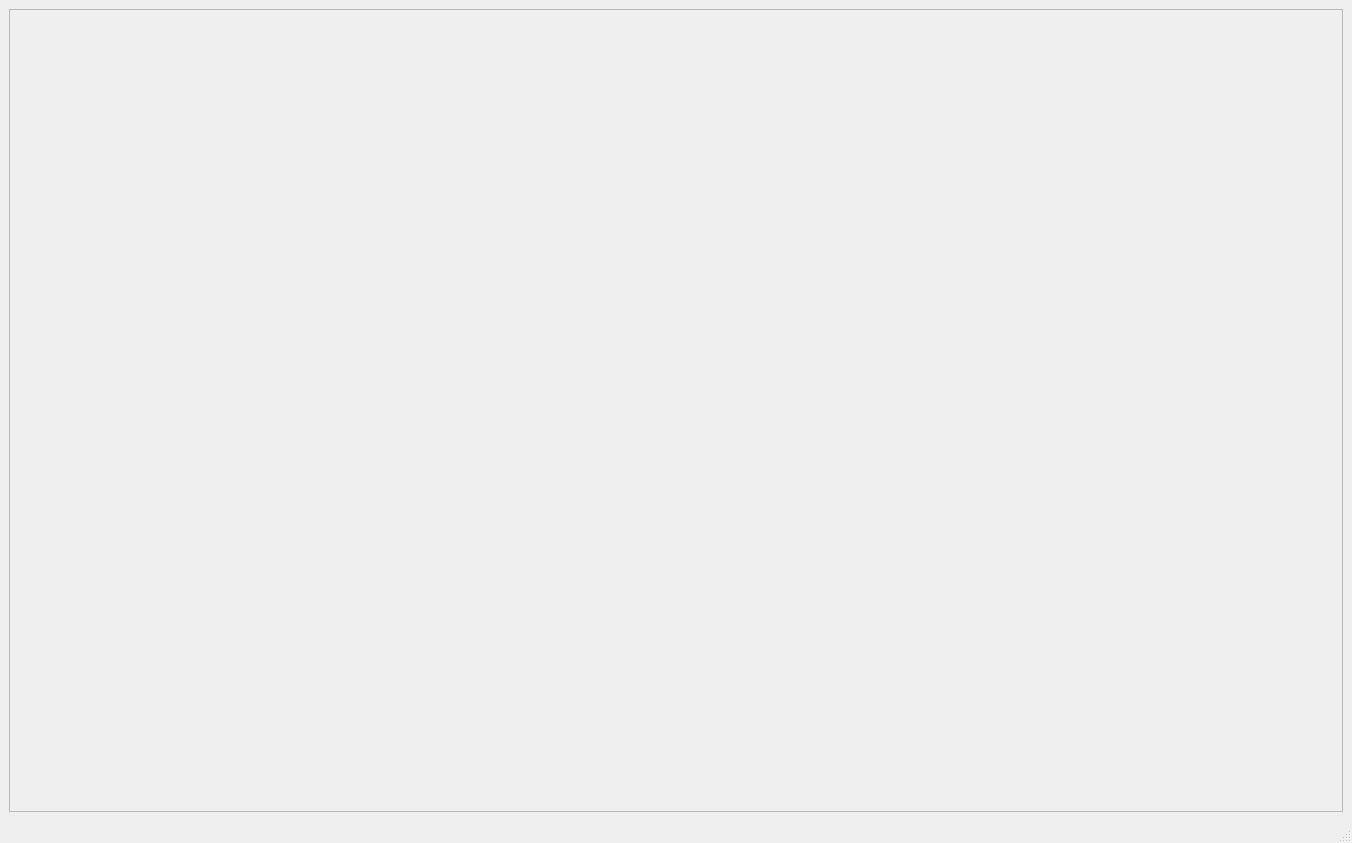
<?xml version="1.0" encoding="UTF-8"?>
<ui version="4.0">
 <class>MainWindow</class>
 <widget class="QMainWindow" name="MainWindow">
  <property name="geometry">
   <rect>
    <x>0</x>
    <y>0</y>
    <width>1352</width>
    <height>843</height>
   </rect>
  </property>
  <property name="windowTitle">
   <string>MetaModule Construction Kit</string>
  </property>
  <widget class="QWidget" name="centralwidget">
   <layout class="QVBoxLayout" name="verticalLayout">
    <item>
     <widget class="QScrollArea" name="scroll_area">
      <property name="verticalScrollBarPolicy">
       <enum>Qt::ScrollBarAlwaysOff</enum>
      </property>
      <property name="widgetResizable">
       <bool>true</bool>
      </property>
      <widget class="QWidget" name="scrollAreaWidgetContents">
       <property name="geometry">
        <rect>
         <x>0</x>
         <y>0</y>
         <width>1326</width>
         <height>774</height>
        </rect>
       </property>
      </widget>
     </widget>
    </item>
   </layout>
  </widget>
  <widget class="QMenuBar" name="menubar">
   <property name="geometry">
    <rect>
     <x>0</x>
     <y>0</y>
     <width>1352</width>
     <height>22</height>
    </rect>
   </property>
  </widget>
  <widget class="QStatusBar" name="statusbar"/>
 </widget>
 <resources/>
 <connections/>
</ui>
